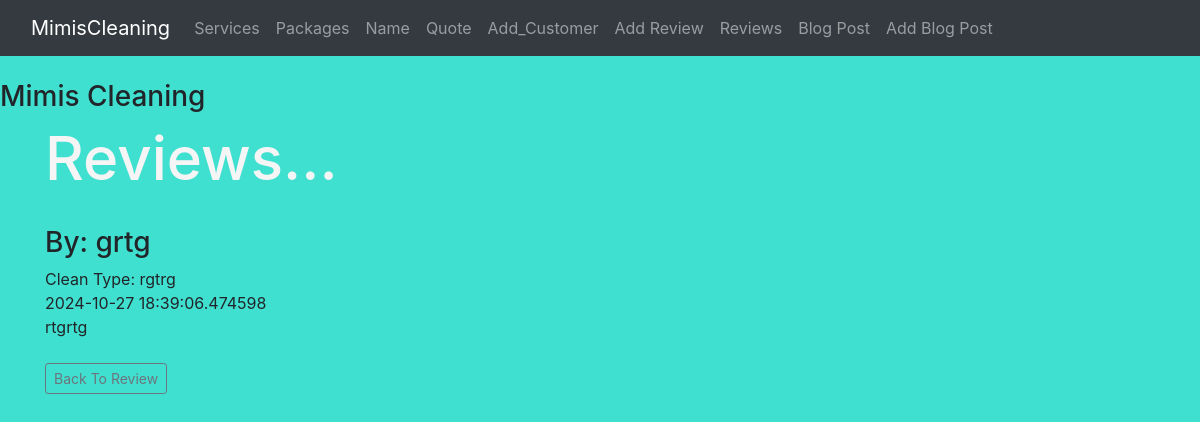
The page /review/1 on the database its author committed.
### hello.py (models this page shows)
class Reviews(db.Model):
    id = db.Column(db.Integer, primary_key=True)
    cleantype = db.Column(db.String(250))
    content = db.Column(db.Text)
    author = db.Column(db.String(255))
    date_posted = db.Column(db.DateTime, default=datetime.datetime.utcnow)

### hello.py (the view)
@app.route('/review/<int:id>')
def review(id):
    review = Reviews.query.get_or_404(id)
    return render_template('review.html', review=review)

### templates/review.html (shortened to what this page needs)
{% extends "base.html" %} {% block content %}
    <h1>Reviews...</h1>
<div>
    <h3>By: {{review.author }}</h3>
    <medium>Clean Type: {{review.cleantype }}<br/>
    {{ review.date_posted }}</medium>
    <br/>
    {{review.content }}
    <br/><br/>
</div>
<a href="{{url_for('reviews')}}" class="
btn btn-outline-secondary btn-sm">Back
To Review</a>
{% endblock %}

### static/css/style.css (style rules this page uses)
h1 { color: whitesmoke; font-size: 60px; }
body { background: turquoise; }

### rows shown on the page
Reviews: author "grtg", cleantype "rgtrg", date_posted "2024-10-27 18:39:06.474598", content "rtgrtg"
